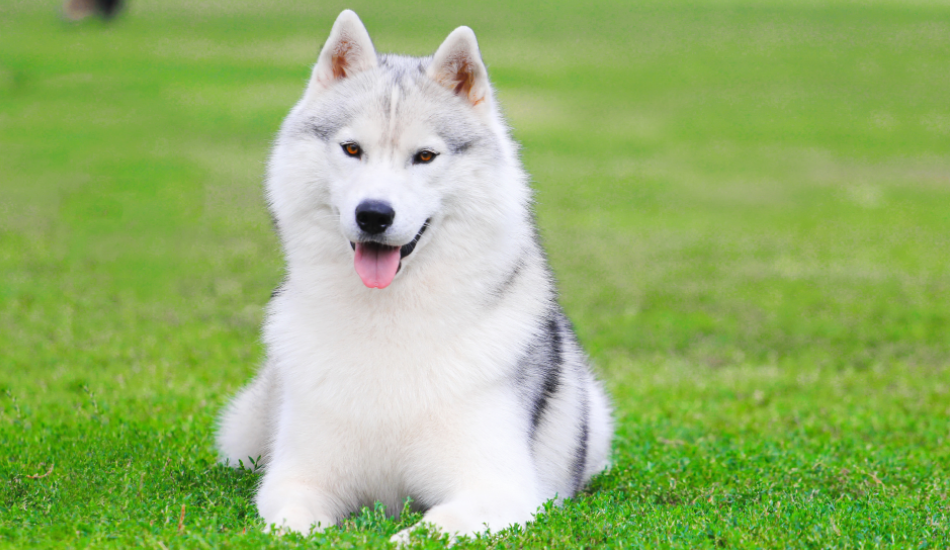
#> input picture siberian_husky_2_.png, 950 x 550 px, found by its file name
$ python ObjDetect.py
#> lines starting #> are read from the running program, lines starting #| are printed output that depends on the picture
import cv2
import numpy as np
import matplotlib.pyplot as plt

full = cv2.imread(r'E:\justCV\siberian_husky_2_.png')
#> full is the input picture: shape (550, 950, 3); mean B, G, R 108.1, 178.8, 149.4
full = cv2.cvtColor(full,cv2.COLOR_BGR2RGB)

face = cv2.imread(r'E:\justCV\siberian_husky_21_.png')
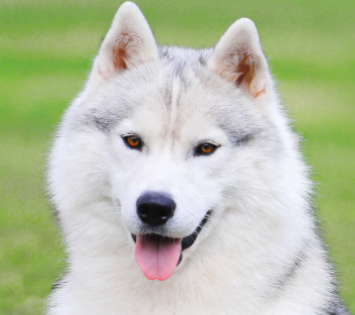
#> input picture siberian_husky_21_.png, 355 x 315 px, found by its file name
#> face is the input picture: shape (315, 355, 3); mean B, G, R 163.9, 191.7, 183
face = cv2.cvtColor(face,cv2.COLOR_BGR2RGB)

methods = ['cv2.TM_CCOEFF' ,'cv2.TM_CCOEFF_NORMED' , 'cv2.TM_CCORR' , 'cv2.TM_CCORR_NORMED','cv2.TM_SQDIFF' ,'cv2.TM_SQDIFF_NORMED']

for m in methods:

    #Create A Copy
    full_copy = full.copy()
    method = eval(m)

    #Template Matching

    res = cv2.matchTemplate(full_copy,face,method)
    min_val,max_val,min_loc,max_loc = cv2.minMaxLoc(res)

    if method in [cv2.TM_SQDIFF,cv2.TM_SQDIFF_NORMED]:
        top_left = min_loc
    else:
        top_left = max_loc
    height, width , channel = face.shape
    bottom_right = (top_left[0]+width,top_left[1]+height)

    cv2.rectangle(img=full_copy,pt1=top_left,pt2=bottom_right,color=(255,0,0),thickness=4)


    plt.subplot(121)
    plt.imshow(res)
    plt.title('HEAT MAP OF TEMPLATE MATHCHING')

    plt.subplot(122)
    plt.imshow(full_copy)
    plt.title('DETECTION OF TEMPLATE')

    #Title with method used
    plt.suptitle(m)

    plt.show()

    print('\n')
    print('\n')
#> this loop made 6 passes
#> (min_val, max_val, min_loc, top_left, bottom_right) on passes 1 to 4: (-309751680, 808806272, (459, 228), (219, 8), (574, 323)), (-0.373, 1, (551, 168), (219, 8), (574, 323)), (7.14e+09, 1.25e+10, (595, 235), (242, 165), (597, 480)), (0.863, 1, (463, 235), (219, 8), (574, 323))
#> (min_val, max_val, max_loc, top_left, bottom_right) on passes 5 to 6: (0, 2.97e+09, (463, 235), (219, 8), (574, 323)), (0, 0.359, (595, 235), (219, 8), (574, 323))
#> pass 1, `res = cv2.matchTemplate(full_copy,face,method)`:
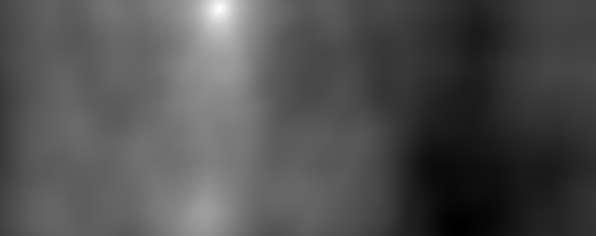
#> res: shape (236, 596) float32; min -309751680, max 808806272, mean 42855048; drawn with min black and max white
#> pass 1, `plt.show()`:
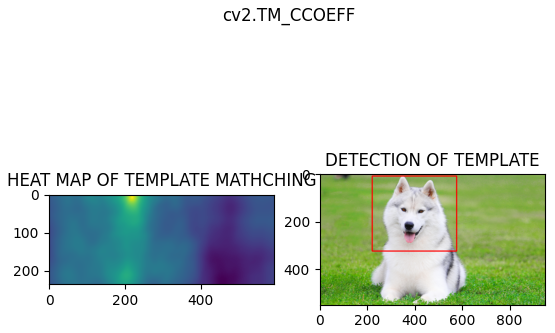
#> figure drawn by matplotlib, 2 panels
#> pass 2, `res = cv2.matchTemplate(full_copy,face,method)`:
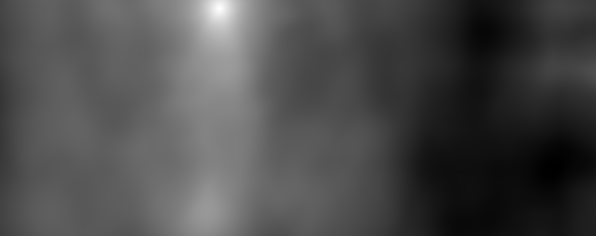
#> res: shape (236, 596) float32; min -0.373, max 1, mean 0.0341; drawn with min black and max white
#> pass 3, `res = cv2.matchTemplate(full_copy,face,method)`:
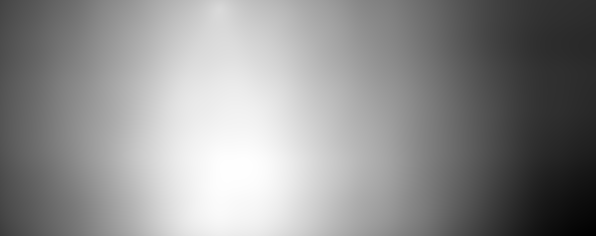
#> res: shape (236, 596) float32; min 7.14e+09, max 1.25e+10, mean 1.01e+10; drawn with min black and max white
#> after the loop:
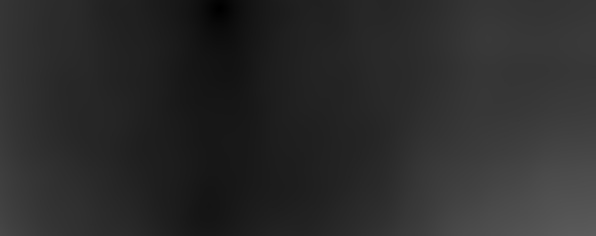
#> res: shape (236, 596) float32; min 0, max 0.359, mean 0.17


# plt.imshow(full)

# plt.show()
